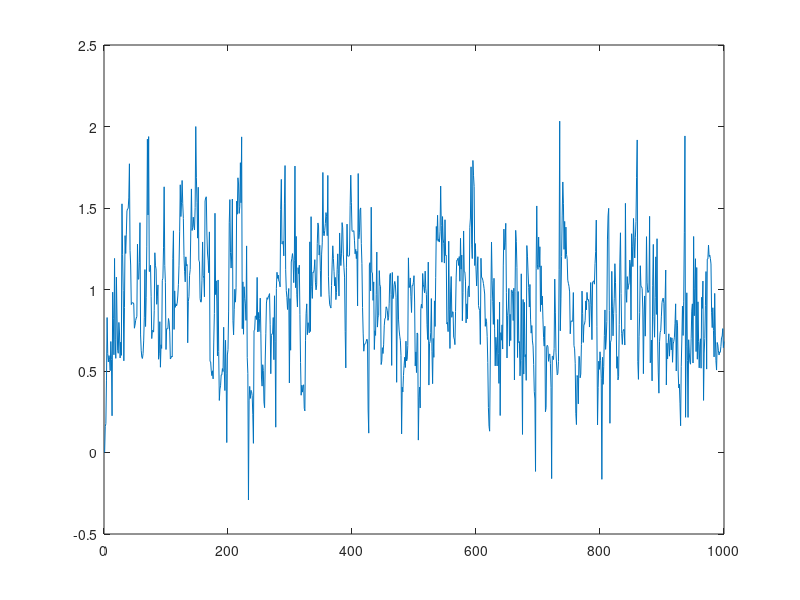

This chart was generated by the following MATLAB code:
clear all; clc;

realisations = 1;
N = 1000;
b = [1 0.9];
a = [1];
var = 0.5;
factor = sqrt(var);
noise = factor*randn(N,realisations);
x_MA = filter(b,a,noise);
beta = 1;
epsilon = ones(N,realisations);
mu = 0.01;
rho = 0.1;
rho_3 = 0.001;
phi_B = zeros(N,realisations);
x_hat_3 = zeros(N,realisations);
e3 = zeros(N,realisations);
w3 = zeros(N,realisations);
mu_B = zeros(N,realisations);

x_hat_1 = zeros(N,realisations);
e1 = zeros(N,realisations);
w1 = zeros(N,realisations);
w11 = 0;

noise_delay = zeros(N+1,realisations);
for i = 1:realisations
    noise_delay(:,i) = vertcat(0, noise(:,i)); 
end


x = noise_delay;
% NLMS
for i = 1:realisations
    for n = 2:N
        x_hat_1(n,i) = (w11.')*x(n,i);
        e1(n,i) = x_MA(n,i) - x_hat_1(n,i); 
        w11 = w11 + (beta/(epsilon(n,i)+(x(n,i)'*x(n,i))))*e1(n,i)*x(n,i);    
        w1(n,i) = w11;
        epsilon(n+1,i) = epsilon(n,i) - (rho*mu)*(e1(n,i)*e1(n-1,i)*x(n,i)'*x(n-1,i)/(epsilon(n-1,i)+x(n-1,i)^2)^2);
        
     end
     w11 = 0;
end 



% % Benveniste
% order = 1;
%     identity = zeros(order,order);
%     for i=1:order
%         identity(i,i) = 1;
%     end
% 
% for i = 1:realisations
%     for n = 1:N
%         if n>1
%             phi_B(n,i) = (identity-mu_B(n-1,i)*(x3*x3'))*phi_B(n-1,i) + e3(n-1,i)*x3;
%         end
%         x3 = noise_delay(n,i);
%         x_hat_3(n,i) = (w33.')*x3;
%         e3(n,i) = x_MA(n,i) - x_hat_3(n,i);  
%         w33 = w33 + mu_B(n,i)*e3(n,i)*x3;
%         w3(n,i) = w33;
%         mu_B(n+1,i) = mu_B(n,i) + rho_3*e3(n,i)*x3'*phi_B(n,i);
%     end
%     w33 = 0;
% end

mean_w1 = mean(w1,2);
mean_w3 = mean(w3,2);
figure
plot(mean_w1)

% hold on
% plot(mean_w3)
% title('Convergence of Coefficient')
% xlabel('Sample')
% ylabel('Magnitude')
% grid on;
% grid minor;
% legend('GNGD', 'Benveniste', 'location', 'best')